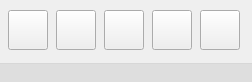
<?xml version="1.0" encoding="UTF-8"?>
<ui version="4.0">
 <class>MainWindow</class>
 <widget class="QMainWindow" name="MainWindow">
  <property name="geometry">
   <rect>
    <x>0</x>
    <y>0</y>
    <width>252</width>
    <height>82</height>
   </rect>
  </property>
  <property name="minimumSize">
   <size>
    <width>252</width>
    <height>82</height>
   </size>
  </property>
  <property name="maximumSize">
   <size>
    <width>252</width>
    <height>82</height>
   </size>
  </property>
  <property name="windowTitle">
   <string>Task Echo</string>
  </property>
  <property name="windowIcon">
   <iconset>
    <normaloff>../img/favicon.ico</normaloff>../img/favicon.ico</iconset>
  </property>
  <property name="autoFillBackground">
   <bool>false</bool>
  </property>
  <widget class="QWidget" name="centralwidget">
   <widget class="QWidget" name="horizontalLayoutWidget">
    <property name="geometry">
     <rect>
      <x>0</x>
      <y>0</y>
      <width>251</width>
      <height>61</height>
     </rect>
    </property>
    <layout class="QHBoxLayout" name="horizontalLayout">
     <property name="spacing">
      <number>5</number>
     </property>
     <property name="leftMargin">
      <number>5</number>
     </property>
     <property name="topMargin">
      <number>5</number>
     </property>
     <property name="rightMargin">
      <number>5</number>
     </property>
     <property name="bottomMargin">
      <number>5</number>
     </property>
     <item>
      <widget class="QToolButton" name="toolButton_2">
       <property name="maximumSize">
        <size>
         <width>40</width>
         <height>40</height>
        </size>
       </property>
       <property name="cursor">
        <cursorShape>PointingHandCursor</cursorShape>
       </property>
       <property name="toolTip">
        <string>Play</string>
       </property>
       <property name="text">
        <string/>
       </property>
       <property name="icon">
        <iconset>
         <normaloff>../img/play.png</normaloff>../img/play.png</iconset>
       </property>
       <property name="iconSize">
        <size>
         <width>32</width>
         <height>32</height>
        </size>
       </property>
      </widget>
     </item>
     <item>
      <widget class="QToolButton" name="toolButton_3">
       <property name="maximumSize">
        <size>
         <width>40</width>
         <height>40</height>
        </size>
       </property>
       <property name="cursor">
        <cursorShape>PointingHandCursor</cursorShape>
       </property>
       <property name="toolTip">
        <string>Record</string>
       </property>
       <property name="text">
        <string/>
       </property>
       <property name="icon">
        <iconset>
         <normaloff>../img/record.png</normaloff>../img/record.png</iconset>
       </property>
       <property name="iconSize">
        <size>
         <width>32</width>
         <height>32</height>
        </size>
       </property>
      </widget>
     </item>
     <item>
      <widget class="QToolButton" name="toolButton_4">
       <property name="maximumSize">
        <size>
         <width>40</width>
         <height>40</height>
        </size>
       </property>
       <property name="cursor">
        <cursorShape>PointingHandCursor</cursorShape>
       </property>
       <property name="toolTip">
        <string>Stop</string>
       </property>
       <property name="text">
        <string/>
       </property>
       <property name="icon">
        <iconset>
         <normaloff>../img/stop.png</normaloff>../img/stop.png</iconset>
       </property>
       <property name="iconSize">
        <size>
         <width>32</width>
         <height>32</height>
        </size>
       </property>
      </widget>
     </item>
     <item>
      <widget class="QToolButton" name="toolButton">
       <property name="maximumSize">
        <size>
         <width>40</width>
         <height>40</height>
        </size>
       </property>
       <property name="cursor">
        <cursorShape>PointingHandCursor</cursorShape>
       </property>
       <property name="toolTip">
        <string>Open from file</string>
       </property>
       <property name="text">
        <string/>
       </property>
       <property name="icon">
        <iconset>
         <normaloff>../img/open.png</normaloff>../img/open.png</iconset>
       </property>
       <property name="iconSize">
        <size>
         <width>32</width>
         <height>32</height>
        </size>
       </property>
      </widget>
     </item>
     <item>
      <widget class="QToolButton" name="toolButton_5">
       <property name="maximumSize">
        <size>
         <width>40</width>
         <height>40</height>
        </size>
       </property>
       <property name="cursor">
        <cursorShape>PointingHandCursor</cursorShape>
       </property>
       <property name="toolTip">
        <string>Save to a file</string>
       </property>
       <property name="text">
        <string/>
       </property>
       <property name="icon">
        <iconset>
         <normaloff>../img/save.png</normaloff>../img/save.png</iconset>
       </property>
       <property name="iconSize">
        <size>
         <width>32</width>
         <height>32</height>
        </size>
       </property>
      </widget>
     </item>
    </layout>
   </widget>
  </widget>
  <widget class="QStatusBar" name="statusbar">
   <property name="styleSheet">
    <string notr="true">background-color: rgba(60, 60, 60, 25);
border-top: 1px solid rgba(151, 151, 151, 25);</string>
   </property>
   <property name="sizeGripEnabled">
    <bool>false</bool>
   </property>
  </widget>
 </widget>
 <resources/>
 <connections/>
</ui>
